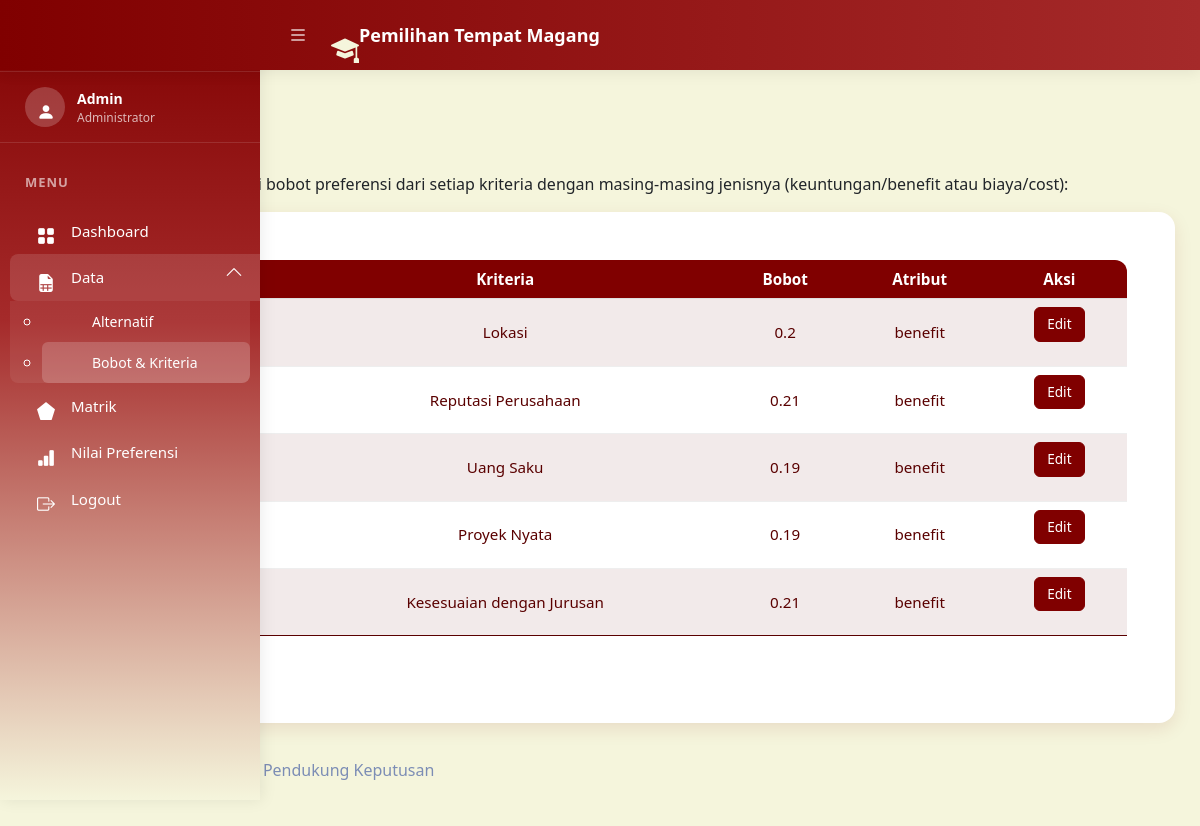
/bobot.php (signed in), run on the app's committed database.
### tables this page shows
CREATE TABLE IF NOT EXISTS `saw_criterias` (
  `id_criteria` tinyint(3) unsigned NOT NULL,
  `criteria` varchar(100) NOT NULL,
  `weight` float NOT NULL,
  `attribute` set('benefit','cost') DEFAULT NULL,
  PRIMARY KEY (`id_criteria`)
);

### bobot.php (the view, shortened to what this page needs)
<!DOCTYPE html>
<html lang="en">
<?php
require "layout/head.php";
require "include/conn.php";
?>
<body>
  <div id="app">
    <?php require "layout/sidebar.php"; ?>
    <div id="main">
      <div class="page-heading">
        <h3 class="text-blue fw-bold">Bobot Kriteria</h3>
      </div>
      <div class="page-content">
        <section class="row">
          <div class="col-12">
                <p class="fw-semibold text-dark mb-3">Pengambil keputusan memberi bobot preferensi dari setiap kriteria dengan masing-masing jenisnya (keuntungan/benefit atau biaya/cost):</p>
                <div class="card">
              <div class="card-body">
                <div class="table-responsive">
                  <table class="table table-striped mb-0">
                    <thead>
                      <tr>
                        <th>No</th>
                        <th>Simbol</th>
                        <th>Kriteria</th>
                        <th>Bobot</th>
                        <th>Atribut</th>
                        <th>Aksi</th>
                      </tr>
                    </thead>
                    <tbody>
                      <?php
                      $sql = 'SELECT id_criteria,criteria,weight,attribute FROM saw_criterias';
                      $result = $db->query($sql);
                      $i = 0;
                      while ($row = $result->fetch_object()) {
                          echo "<tr>
                              <td>" . (++$i) . "</td>
                              <td>C{$i}</td>
                              <td>{$row->criteria}</td>
                              <td>{$row->weight}</td>
                              <td>{$row->attribute}</td>
                              <td>
                                  <a href='bobot-edit.php?id={$row->id_criteria}' class='btn btn-info btn-sm'>Edit</a>
                              </td>
                          </tr>\n";
                      }
                      ?>
                    </tbody>
                    <caption>Tabel Kriteria C<sub>i</sub></caption>
                  </table>
                </div>
              </div>
            </div>
          </div>
        </section>
      </div>
      <?php require "layout/footer.php"; ?>
    </div>
  </div>
</body>
</html>

### layout/head.php (shortened to what this page needs)
<head>
    <link rel="stylesheet" href="assets/css/bootstrap.css">
    <link rel="stylesheet" href="assets/vendors/iconly/bold.css">
    <link rel="stylesheet" href="assets/vendors/perfect-scrollbar/perfect-scrollbar.css">
    <link rel="stylesheet" href="assets/vendors/bootstrap-icons/bootstrap-icons.css">
    <link rel="stylesheet" href="assets/css/app.css">
</head>

### layout/sidebar.php (shortened to what this page needs)
<!DOCTYPE html>
<html lang="id">
<head>
  <link rel="stylesheet" href="https://cdn.jsdelivr.net/npm/bootstrap-icons@1.10.5/font/bootstrap-icons.css">
</head>
<body>
  <div class="top-header" id="topHeader">
    <button class="hamburger-menu" id="sidebarToggle">
      <i class="bi bi-list"></i>
    </button>
    <a href="#" class="header-logo">
      <i class="bi bi-mortarboard-fill"></i>
      <span class="header-title">Pemilihan Tempat Magang</span>
    </a>
  </div>
  <div id="sidebar">
    <div class="sidebar-header">
      <div class="logo">
        <a href="index.php">SPK Magang</a>
      </div>
    </div>
    <div class="sidebar-user">
      <div class="user-avatar">
        <i class="bi bi-person-fill"></i>
      </div>
      <div class="user-info">
        <p class="user-name">Admin</p>
        <p class="user-role">Administrator</p>
      </div>
    </div>
    <ul class="menu">
      <li class="sidebar-title">Menu</li>
      <li class="sidebar-item active">
        <a href="index.php" class="sidebar-link">
          <i class="bi bi-grid-fill"></i>
          <span>Dashboard</span>
        </a>
      </li>
      <li class="sidebar-item has-sub">
        <a href="javascript:void(0)" class="sidebar-link sidebar-toggle">
          <i class="bi bi-file-earmark-spreadsheet-fill"></i>
          <span>Data</span>
          <i class="bi bi-chevron-down chevron-icon"></i>
        </a>
        <ul class="submenu">
          <li class="submenu-item">
            <a href="alternatif.php">Alternatif</a>
          </li>
          <li class="submenu-item">
            <a href="bobot.php">Bobot & Kriteria</a>
          </li>
        </ul>
      </li>
      <li class="sidebar-item">
        <a href="matrik.php" class="sidebar-link">
          <i class="bi bi-pentagon-fill"></i>
          <span>Matrik</span>
        </a>
      </li>
      <li class="sidebar-item">
        <a href="preferensi.php" class="sidebar-link">
          <i class="bi bi-bar-chart-fill"></i>
          <span>Nilai Preferensi</span>
        </a>
      </li>
      <li class="sidebar-item">
        <a href="logout.php" class="sidebar-link">
          <i class="bi bi-box-arrow-right"></i>
          <span>Logout</span>
        </a>
      </li>
    </ul>
  </div>
</body>
</html>

### layout/footer.php
<footer>
    <div class="footer clearfix mb-0 text-muted">
        <div class="float-start">
            <p>Tugas Besar Matakuliah Sistem Pendukung Keputusan</p>
        </div>
    </div>
</footer>

### assets/css/app.css (style rules this page uses)
.btn.btn-danger,.btn.btn-info,.btn.btn-primary,.btn.btn-secondary,.btn.btn-success,.btn.btn-warning { color:#fff }
.card { margin-bottom:2.2rem;border:none }
.card .card-body { padding:1.5rem }
#sidebar:not(.active)~#main { margin-left:0 }
.dataTable-table td,.dataTable-table thead th,.table td,.table thead th { vertical-align:middle }
.dataTable-table:not(.table-borderless) thead th,.table:not(.table-borderless) thead th { border-bottom:1px solid #dedede!important }
.bi { width:1rem;height:1rem }
#main { margin-left:300px;padding:2rem }
.page-heading { margin:0 0 2rem }
.page-heading h3 { font-weight:700 }
a { text-decoration:none }

### bobot.php (style rules this page uses)
body { background-color: #f9fddc; font-family: 'Segoe UI', Tahoma, Geneva, Verdana, sans-serif; color: #5a0000; }
.page-heading h3 { font-weight: 700; margin-bottom: 1rem; }
.card { background-color: #fff; border: none; border-radius: 16px; box-shadow: 0 6px 18px rgba(128, 0, 0, 0.1); overflow: hidden; padding: 1.5rem; }
.card-body { font-size: 0.95rem; color: #333; }
.table { margin: 0; border-radius: 12px; overflow: hidden; }
.table th { background-color: #800000; color: white; font-weight: 600; text-align: center; }
.table td { text-align: center; vertical-align: middle; color: #5a0000; }
.table-striped tbody tr:nth-of-type(odd) { background-color: #fff7f7; }
caption { caption-side: bottom; padding-top: 0.5rem; font-style: italic; color: #800000; }
.btn-info { background-color: #800000; border-color: #800000; color: #fff; padding: 6px 12px; font-size: 0.85rem; border-radius: 6px; transition: background-color 0.3s ease; margin-bottom: 1rem; }

### data on the page
saw_criterias: criteria "Lokasi", weight "0.2", attribute "benefit"
saw_criterias: criteria "Reputasi Perusahaan", weight "0.21", attribute "benefit"
saw_criterias: criteria "Uang Saku", weight "0.19", attribute "benefit"
saw_criterias: criteria "Proyek Nyata", weight "0.19", attribute "benefit"
saw_criterias: criteria "Kesesuaian dengan Jurusan", weight "0.21", attribute "benefit"
